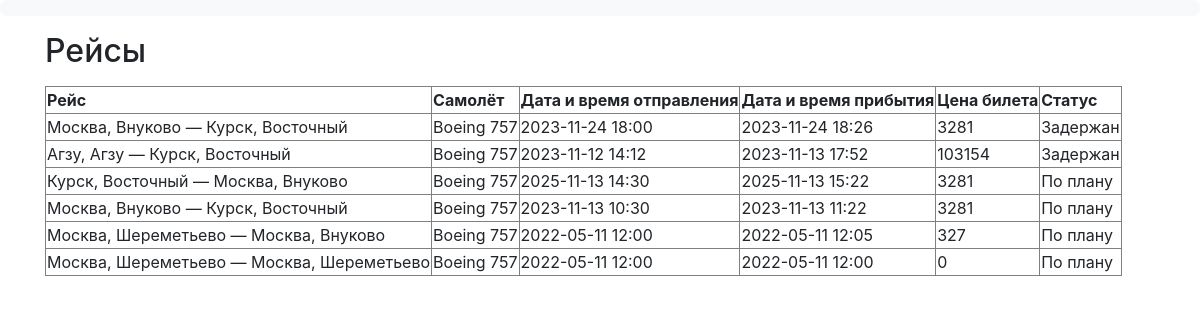
/manager/flights, run on an earlier commit of the app's database.
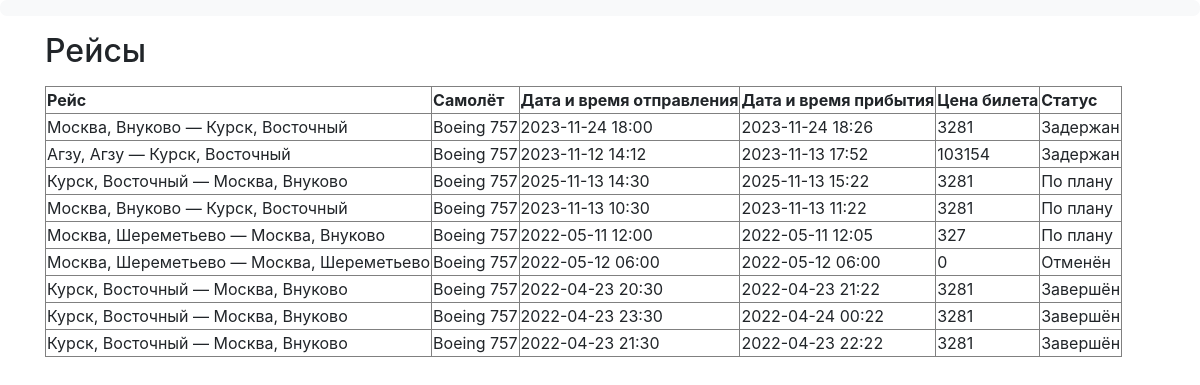
And on a later commit of the database.
### data/airports.py (models this page shows)
class Airport(SqlAlchemyBase):
    __tablename__ = 'Airports'
    id = sa.Column(sa.Integer, primary_key=True, autoincrement=True, unique=True, nullable=False)
    name = sa.Column(sa.String, nullable=False)
    city = sa.Column(sa.String, nullable=False)

### data/flights.py (models this page shows)
class Flight(SqlAlchemyBase):
    __tablename__ = 'Flights'
    id = sa.Column(sa.Integer, primary_key=True, autoincrement=True, unique=True, nullable=False)
    dept_airport_id = sa.Column(sa.Integer, sa.ForeignKey('Airports.id'), nullable=False)
    dest_airport_id = sa.Column(sa.Integer, sa.ForeignKey('Airports.id'), nullable=False)
    plane_id = sa.Column(sa.Integer, sa.ForeignKey('Planes.id'), nullable=False)
    dept_datetime = sa.Column(sa.DateTime, nullable=False)
    dest_datetime = sa.Column(sa.DateTime, nullable=False)
    price = sa.Column(sa.Integer, nullable=False)
    status_id = sa.Column(sa.Integer, sa.ForeignKey('Statuses.id'), nullable=False)

### data/planes.py (models this page shows)
class Plane(SqlAlchemyBase):
    __tablename__ = 'Planes'
    id = sa.Column(sa.Integer, primary_key=True, autoincrement=True, unique=True, nullable=False)
    name = sa.Column(sa.String, unique=True, nullable=False)
    rows_num = sa.Column(sa.Integer, nullable=False)
    columns_num = sa.Column(sa.Integer, nullable=False)
    flight_cost_per_1000_km = sa.Column(sa.Integer, nullable=False)
    average_speed = sa.Column(sa.Integer, nullable=False)

### data/statuses.py (models this page shows)
class Status(SqlAlchemyBase):
    __tablename__ = 'Statuses'
    id = sa.Column(sa.Integer, primary_key=True, autoincrement=True, unique=True, nullable=False)
    name = sa.Column(sa.String, unique=True, nullable=False)

### main.py (the view)
@app.route('/manager/flights', methods=['GET', 'POST'])
def manager_flights():
    db_sess = db_session.create_session()
    update_flights_status()
    return render_template('manager_flights.html',
                           dept_airports=db_sess.query(airports.Airport)
                           .join(flights.Flight, flights.Flight.dept_airport_id == airports.Airport.id),
                           dest_airports=db_sess.query(airports.Airport)
                           .join(flights.Flight, flights.Flight.dest_airport_id == airports.Airport.id),
                           table=db_sess.query(flights.Flight, planes.Plane, statuses.Status).filter(
                               flights.Flight.plane_id == planes.Plane.id,
                               flights.Flight.status_id == statuses.Status.id))

### data/db_session.py (called while the page is built)
def create_session() -> Session:
    global __factory
    return __factory()

### main.py (called while the page is built)
def update_flights_status():
    ZERO_TD = datetime.timedelta(minutes=0)
    BOARDING_TD = datetime.timedelta(minutes=40)
    db_sess = db_session.create_session()
    now = datetime.datetime.now()
    status_query = db_sess.query(statuses.Status)
    for flight, status in db_sess.query(flights.Flight, statuses.Status).filter(
            flights.Flight.status_id == statuses.Status.id).all():
        if status.name in ('Отменён', 'Завершён'):
            continue
        if flight.dest_datetime < now:
            flight.status_id = status_query.filter(statuses.Status.name == 'Завершён').first().id
        elif ZERO_TD < flight.dept_datetime - now < BOARDING_TD:
            flight.status_id = status_query.filter(statuses.Status.name == 'Посадка').first().id
    db_sess.commit()

### templates/manager_flights.html (shortened to what this page needs)
{% extends "base_manager.html" %}
{% block content %}
<p><h2>Рейсы</h2><p>
    <table border="">
        <tr>
            <td><b>Рейс</b></td>
            <td><b>Самолёт</b></td>
            <td><b>Дата и время отправления</b></td>
            <td><b>Дата и время прибытия</b></td>
            <td><b>Цена билета</b></td>
            <td><b>Статус</b></td>
        </tr>
        {% for flight, plane, status in table.all() %}
        <tr>
            {% set i = loop.index0 %}
            <td>{{ dept_airports[i].city }}, {{ dept_airports[i].name }} —
                {{ dest_airports[i].city }}, {{ dest_airports[i].name }}</td>
            <td>{{ plane.name }}</td>
            <td>{{ ':'.join(flight.dept_datetime.__str__().split(':')[:-1]) }}</td>
            <td>{{ ':'.join(flight.dest_datetime.__str__().split(':')[:-1]) }}</td>
            <td>{{ flight.price }}</td>
            <td>{{ status.name }}</td>
        </tr>
        {% endfor %}
    </table>
{% endblock %}

### templates/base_manager.html (shortened to what this page needs)
{% extends "base.html" %}

### templates/base.html (shortened to what this page needs)
<!doctype html>
<html lang="en">
<head>
    <link rel="stylesheet"
          href="https://stackpath.bootstrapcdn.com/bootstrap/4.4.1/css/bootstrap.min.css"
>
</head>
<body>
<header>
    <nav class="navbar navbar-light bg-light">
    </nav>
</header>
<main role="main" class="container">
    {% block content %}{% endblock %}
</main>
</body>
</html>

### templates/base.html (style rules this page uses)
.navbar { margin-left: 0; margin-right: 0; display: flex; justify-content: space-evenly; border-radius: 7px; }

What changed in the data, as far as the page shows it:
changed Flight: dept_datetime "2022-05-11 12:00" → "2022-05-12 06:00"; dest_datetime "2022-05-11 12:00" → "2022-05-12 06:00"; name "По плану" → "Отменён"
added Flight: {{ dept_airports[i].city }} "Курск", {{ dept_airports[i].name }} "Восточный", {{ dest_airports[i].city }} "Москва", {{ dest_airports[i].name }} "Внуково", name "Boeing 757", dept_datetime "2022-04-23 20:30", dest_datetime "2022-04-23 21:22", price "3281", name "Завершён"
added Flight: {{ dept_airports[i].city }} "Курск", {{ dept_airports[i].name }} "Восточный", {{ dest_airports[i].city }} "Москва", {{ dest_airports[i].name }} "Внуково", name "Boeing 757", dept_datetime "2022-04-23 23:30", dest_datetime "2022-04-24 00:22", price "3281", name "Завершён"
added Flight: {{ dept_airports[i].city }} "Курск", {{ dept_airports[i].name }} "Восточный", {{ dest_airports[i].city }} "Москва", {{ dest_airports[i].name }} "Внуково", name "Boeing 757", dept_datetime "2022-04-23 21:30", dest_datetime "2022-04-23 22:22", price "3281", name "Завершён"
